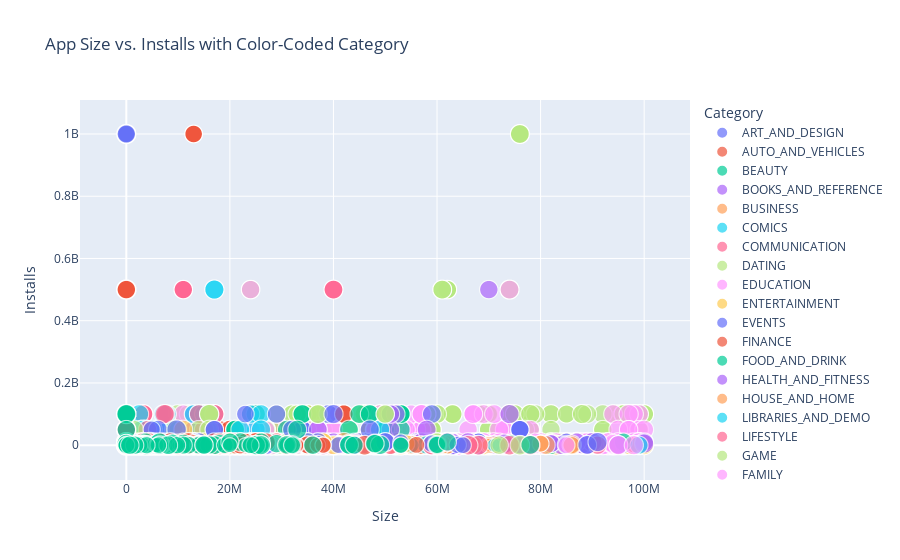

Notebook source saved alongside this figure:
### Markdown cell above
App Size vs. Installs with Color-Coded Category: Bubble Chart

### Code cell
import plotly.express as px

# Bubble Chart
fig = px.scatter(df, x='Size', y='Installs', size='Rating', color='Category', 
                 title='App Size vs. Installs with Color-Coded Category')
# fig.update_layout(plot_bgcolor='rgba(0,0,0,0)')  # Making the plot background transparent

fig.show()

### Figure 1 — Plotly figure (JSON) as saved in the notebook; plotly's stock layout.template omitted (floating-point values rounded to 4 significant figures; data arrays with more than 128 entries replaced by an {"elided": "..."} marker saying what was removed)
{"data": [{"hovertemplate": "Category=ART_AND_DESIGN<br>Size=%{x}<br>Installs=%{y}<br>Rating=%{marker.size}<extra></extra>", "legendgroup": "ART_AND_DESIGN", "marker": {"color": "#636efa", "size": [4.1, 3.9, 4.7, 4.5, 4.3, 4.4, 3.8, 4.1, 4.4, 4.7, 4.4, 4.4, 4.2, 4.6, 4.4, 3.2, 4.7, 4.5, 4.3, 4.6, 4, 4.1, 4.7, 4.7, 4.8, 4.7, 4.1, 3.9, 4.1, 4.2, 4.1, 4.5, 4.2, 4.7, 3.8, 4.7, 4.1, 4.7, 4, 4.2, 4.5, 4.4, 3.8, 4.2, 4.7, 4.6, 4.2, 4.3, 4.8, 4.4, 4.4, 4.7, 4.7, 4.8, 4.7, 3.4, 4.8, 4, 4.8, 4.2, 4.3, 5], "sizemode": "area", "sizeref": 0.0125, "symbol": "circle"}, "mode": "markers", "name": "ART_AND_DESIGN", "showlegend": true, "type": "scattergl", "x": [19000000, 14000000, 8700000, 25000000, 2800000, 5600000, 19000000, 29000000, 33000000, 3100000, 28000000, 12000000, 20000000, 21000000, 37000000, 2700000, 5500000, 17000000, 39000000, 31000000, 14000000, 12000000, 4200000, 23000000, 6000000, 25000000, 6100000, 4600000, 4200000, 9200000, 5200000, 11000000, 11000000, 4200000, 9200000, 24000000, 0, 11000000, 9400000, 15000000, 10000000, 0, 1200000, 12000000, 24000000, 26000000, 8000000, 7900000, 3700000, 4500000, 0, 4400000, 3500000, 8600000, 3500000, 5900000, 25000000, 3600000, 1900000, 8200000, 7700000, 2900000], "xaxis": "x", "y": [10000, 500000, 5000000, 50000000, 100000, 50000, 50000, 1000000, 1000000, 10000, 1000000, 1000000, 10000000, 100000, 100000, 5000, 500000, 10000, 5000000, 10000000, 100000, 100000, 500000, 50000, 10000, 500000, 100000, 10000, 100000, 100000, 50000, 100000, 100000, 10000, 100000, 500000, 5000000, 10000, 500000, 10000, 100000, 10000000, 100000, 10000, 10000000, 100000, 100000, 100000, 50000, 1000, 10000000, 100000, 5000, 10000, 1000, 100000, 5000, 1000, 5000, 50000, 10000, 100], "yaxis": "y"}, {"hovertemplate": "Category=AUTO_AND_VEHICLES<br>Size=%{x}<br>Installs=%{y}<br>Rating=%{marker.size}<extra></extra>", "legendgroup": "AUTO_AND_VEHICLES", "marker": {"color": "#EF553B", "size": [4.2, 4, 3.8, 4.6, 3.9, 4.3, 4.9, 4.4, 4.2, 4, 3.9, 4.6, 4.9, 4.3, 4.6, 4.9, 3.9, 4, 4.3, 3.9, 4.2, 4.8, 3.6, 4.2, 4.8, 4.8, 4.6, 4.5, 4.3, 4.5, 4.9, 3.9, 4.4, 4, 4.3, 3.7, 4.4, 4.3, 3.2, 4.6, 4.6, 4.5, 3.7, 4.6, 4.6, 4.6, 4, 4.4, 4, 4.9, 4.6, 4.5, 4, 4.4, 4.3, 4.8, 4.5, 4.8, 4.2, 3.5, 4.2, 4, 2.6, 4.2, 4.4, 4, 3.5, 3.2, 3, 3.1, 2.1, 3.9, 4.6], "sizemode": "area", "sizeref": 0.0125, "symbol": "circle"}, "mode": "markers", "name": "AUTO_AND_VEHICLES", "showlegend": true, "type": "scattergl", "x": [25000000, 56000000, 57000000, 0, 35000000, 33000000, 33000000, 5600000, 54000000, 201000, 3600000, 5700000, 17000000, 8600000, 2400000, 27000000, 2700000, 2500000, 0, 0, 7000000, 35000000, 16000000, 16000000, 0, 17000000, 3400000, 8900000, 3900000, 2900000, 38000000, 32000000, 37000000, 15000000, 5400000, 18000000, 0, 38000000, 1100000, 0, 0, 7900000, 35000000, 0, 17000000, 19000000, 14000000, 2200000, 4500000, 23000000, 0, 16000000, 18000000, 66000000, 58000000, 4500000, 1700000, 2500000, 0, 34000000, 6500000, 34000000, 9000000, 88000000, 42000000, 24000000, 19000000, 6600000, 8400000, 4600000, 4800000, 97000000, 27000000], "xaxis": "x", "y": [100000, 1000000, 100000, 1000000, 100000, 100000, 100000, 50000, 100000, 100000, 100000, 10000, 100000, 1000000, 100000, 100000, 10000, 50000, 5000000, 100000, 5000000, 5000000, 500000, 10000000, 100000, 500000, 50000, 100000, 1000000, 100000, 1000000, 50000, 1000000, 500000, 100000, 1000000, 1000000, 100000, 100000, 1000000, 100000, 100000, 1000000, 1000000, 1000000, 1000000, 500000, 500000, 100000, 1000, 50000, 10000, 100000, 1000, 1000, 500, 100000, 500, 10000, 100, 10000, 1000, 1000, 500, 10000000, 100, 5000, 1000, 100, 1000, 5000, 1000, 10000], "yaxis": "y"}, {"hovertemplate": "Category=BEAUTY<br>Size=%{x}<br>Installs=%{y}<br>Rating=%{marker.size}<extra></extra>", "legendgroup": "BEAUTY", "marker": {"color": "#00cc96", "size": [4.7, 4.9, 4.7, 3.9, 3.9, 4.2, 4.6, 4.3, 4.7, 4.7, 4.8, 4.2, 4.3, 4.5, 4.1, 4.2, 4.5, 4.4, 4, 4.1, 4.1, 4.4, 4.6, 4.5, 3.9, 4.4, 4.6, 3.8, 4, 4.3, 4.5, 4.1, 3.7, 4.7, 4.2, 3.1, 4, 4, 4.5, 4, 4.7, 3.9], "sizemode": "area", "sizeref": 0.0125, "symbol": "circle"}, "mode": "markers", "name": "BEAUTY", "showlegend": true, "type": "scattergl", "x": [17000000, 14000000, 9800000, 21000000, 0, 52000000, 14000000, 25000000, 9000000, 0, 12000000, 0, 35000000, 6700000, 30000000, 2900000, 17000000, 2900000, 0, 0, 2600000, 4200000, 7100000, 57000000, 22000000, 24000000, 21000000, 3400000, 6400000, 3200000, 8200000, 2900000, 23000000, 4600000, 3100000, 13000000, 3600000, 13000000, 9200000, 2200000, 30000000, 42000000], "xaxis": "x", "y": [500000, 1000000, 100000, 500000, 1000000, 500000, 100000, 1000000, 50000, 1000000, 10000, 1000000, 100000, 10000, 50000, 10000, 10000, 10000, 10000000, 500000, 1000000, 50000, 10000, 1000000, 500000, 500000, 10000, 5000, 100000, 5000, 100000, 10000, 1000000, 50000, 10000, 10000, 1000, 100, 5000000, 100, 5000, 100000], "yaxis": "y"}, {"hovertemplate": "Category=BOOKS_AND_REFERENCE<br>Size=%{x}<br>Installs=%{y}<br>Rating=%{marker.size}<extra></extra>", "legendgroup": "BOOKS_AND_REFERENCE", "marker": {"color": "#ab63fa", "size": {"elided": "178 float values"}, "sizemode": "area", "sizeref": 0.0125, "symbol": "circle"}, "mode": "markers", "name": "BOOKS_AND_REFERENCE", "showlegend": true, "type": "scattergl", "x": {"elided": "178 int values"}, "xaxis": "x", "y": {"elided": "178 int values"}, "yaxis": "y"}, {"hovertemplate": "Category=BUSINESS<br>Size=%{x}<br>Installs=%{y}<br>Rating=%{marker.size}<extra></extra>", "legendgroup": "BUSINESS", "marker": {"color": "#FFA15A", "size": {"elided": "303 float values"}, "sizemode": "area", "sizeref": 0.0125, "symbol": "circle"}, "mode": "markers", "name": "BUSINESS", "showlegend": true, "type": "scattergl", "x": {"elided": "303 int values"}, "xaxis": "x", "y": {"elided": "303 int values"}, "yaxis": "y"}, {"hovertemplate": "Category=COMICS<br>Size=%{x}<br>Installs=%{y}<br>Rating=%{marker.size}<extra></extra>", "legendgroup": "COMICS", "marker": {"color": "#19d3f3", "size": [4.5, 4.6, 4.7, 4.7, 4.8, 3.9, 4.1, 4.4, 4.6, 4.5, 4.7, 4.4, 4.5, 3.9, 3.2, 3.2, 4.1, 4.5, 4.2, 4.2, 3.7, 4.5, 4.6, 4.5, 4.7, 4.4, 3.5, 3.3, 4.5, 4.4, 4.2, 5, 4.4, 4.7, 4.4, 4.4, 4.6, 4.4, 4.5, 3.7, 2.8, 3.3, 4.1, 3.3, 3.9, 4, 4.8, 3, 3.2, 3.5, 4.4, 3.8, 4.3, 3.8, 4.2, 4.1, 5, 3.4], "sizemode": "area", "sizeref": 0.0125, "symbol": "circle"}, "mode": "markers", "name": "COMICS", "showlegend": true, "type": "scattergl", "x": [0, 4900000, 27000000, 32000000, 12000000, 15000000, 11000000, 28000000, 2200000, 3400000, 8300000, 4300000, 4700000, 10000000, 15000000, 7100000, 21000000, 6100000, 0, 15000000, 11000000, 29000000, 3300000, 0, 40000000, 10000000, 9100000, 4700000, 38000000, 0, 6700000, 37000000, 0, 7800000, 19000000, 5700000, 35000000, 3600000, 0, 20000000, 4100000, 4700000, 444000, 18000000, 609000, 2800000, 6400000, 15000000, 7100000, 10000000, 34000000, 0, 3500000, 6200000, 0, 0, 12000000, 13000000], "xaxis": "x", "y": [10000000, 500000, 1000000, 500000, 50000, 50000, 50000, 1000000, 10000, 10000, 10000, 10000, 10000, 100000, 5000000, 100000, 1000000, 100000, 1000000, 1000000, 1000000, 1000000, 100000, 5000000, 100000, 10000, 10000, 5000, 500000, 1000000, 5000, 1000, 5000000, 10000, 50000, 1000000, 100000, 100000, 10000000, 50000, 100, 5000, 50000, 500000, 100000, 5000, 1000000, 1000000, 100000, 100000, 10000, 500000, 10000, 100000, 1000000, 5000000, 5000, 10000], "yaxis": "y"}, {"hovertemplate": "Category=COMMUNICATION<br>Size=%{x}<br>Installs=%{y}<br>Rating=%{marker.size}<extra></extra>", "legendgroup": "COMMUNICATION", "marker": {"color": "#FF6692", "size": {"elided": "328 float values"}, "sizemode": "area", "sizeref": 0.0125, "symbol": "circle"}, "mode": "markers", "name": "COMMUNICATION", "showlegend": true, "type": "scattergl", "x": {"elided": "328 int values"}, "xaxis": "x", "y": {"elided": "328 int values"}, "yaxis": "y"}, {"hovertemplate": "Category=DATING<br>Size=%{x}<br>Installs=%{y}<br>Rating=%{marker.size}<extra></extra>", "legendgroup": "DATING", "marker": {"color": "#B6E880", "size": {"elided": "195 float values"}, "sizemode": "area", "sizeref": 0.0125, "symbol": "circle"}, "mode": "markers", "name": "DATING", "showlegend": true, "type": "scattergl", "x": {"elided": "195 int values"}, "xaxis": "x", "y": {"elided": "195 int values"}, "yaxis": "y"}, {"hovertemplate": "Category=EDUCATION<br>Size=%{x}<br>Installs=%{y}<br>Rating=%{marker.size}<extra></extra>", "legendgroup": "EDUCATION", "marker": {"color": "#FF97FF", "size": {"elided": "155 float values"}, "sizemode": "area", "sizeref": 0.0125, "symbol": "circle"}, "mode": "markers", "name": "EDUCATION", "showlegend": true, "type": "scattergl", "x": {"elided": "155 int values"}, "xaxis": "x", "y": {"elided": "155 int values"}, "yaxis": "y"}, {"hovertemplate": "Category=ENTERTAINMENT<br>Size=%{x}<br>Installs=%{y}<br>Rating=%{marker.size}<extra></extra>", "legendgroup": "ENTERTAINMENT", "marker": {"color": "#FECB52", "size": {"elided": "149 float values"}, "sizemode": "area", "sizeref": 0.0125, "symbol": "circle"}, "mode": "markers", "name": "ENTERTAINMENT", "showlegend": true, "type": "scattergl", "x": {"elided": "149 int values"}, "xaxis": "x", "y": {"elided": "149 int values"}, "yaxis": "y"}, {"hovertemplate": "Category=EVENTS<br>Size=%{x}<br>Installs=%{y}<br>Rating=%{marker.size}<extra></extra>", "legendgroup": "EVENTS", "marker": {"color": "#636efa", "size": [4, 4, 4.5, 4.5, 4, 4, 4.2, 4.4, 4.6, 4.6, 4.1, 4.6, 4.4, 4.6, 4.9, 4.5, 4.6, 4.7, 4.3, 4.2, 4.3, 5, 4.4, 5, 4.5, 4.5, 4.8, 4.4, 5, 3.7, 4.1, 4.8, 4.6, 4.8, 4.7, 4, 2.9, 4.1, 4.4, 3.8, 4.3, 5, 5, 5, 4.8], "sizemode": "area", "sizeref": 0.0125, "symbol": "circle"}, "mode": "markers", "name": "EVENTS", "showlegend": true, "type": "scattergl", "x": [9500000, 36000000, 6300000, 5900000, 0, 12000000, 2800000, 26000000, 8700000, 53000000, 0, 14000000, 8900000, 11000000, 334000, 24000000, 13000000, 0, 2800000, 0, 3500000, 61000000, 6000000, 2300000, 9000000, 0, 29000000, 4400000, 21000000, 27000000, 24000000, 6300000, 3800000, 13000000, 5100000, 3300000, 0, 2600000, 1700000, 1800000, 39000000, 4400000, 30000000, 0, 16000000], "xaxis": "x", "y": [100000, 5000000, 500000, 50000, 5000000, 1000000, 10000, 1000000, 100000, 1000000, 100000, 100000, 100000, 50000, 1000, 1000000, 10000, 500, 50000, 100000, 100000, 500, 100000, 100, 100000, 100000, 1000, 100000, 100, 50000, 100000, 1000, 500, 1000, 10000, 1000, 500, 5000, 100, 5000, 1000, 100, 500, 10, 500], "yaxis": "y"}, {"hovertemplate": "Category=FINANCE<br>Size=%{x}<br>Installs=%{y}<br>Rating=%{marker.size}<extra></extra>", "legendgroup": "FINANCE", "marker": {"color": "#EF553B", "size": {"elided": "323 float values"}, "sizemode": "area", "sizeref": 0.0125, "symbol": "circle"}, "mode": "markers", "name": "FINANCE", "showlegend": true, "type": "scattergl", "x": {"elided": "323 int values"}, "xaxis": "x", "y": {"elided": "323 int values"}, "yaxis": "y"}, {"hovertemplate": "Category=FOOD_AND_DRINK<br>Size=%{x}<br>Installs=%{y}<br>Rating=%{marker.size}<extra></extra>", "legendgroup": "FOOD_AND_DRINK", "marker": {"color": "#00cc96", "size": [3.6, 4.1, 4.6, 4.7, 4.7, 4.7, 4.7, 4.1, 3.4, 3.8, 3.7, 4.2, 3.1, 3.5, 4.7, 4.5, 4.2, 4.3, 4, 4.5, 4.6, 4.7, 4.1, 4.3, 3.8, 4.4, 4.3, 4.2, 4.3, 3.8, 4.3, 3.7, 4.5, 3.6, 4.8, 3.3, 4.7, 4.6, 4.6, 3.4, 4.6, 4, 4.1, 4.5, 4.4, 4.5, 4, 4.1, 4.5, 4.6, 4.1, 4.5, 4.6, 4.5, 4.3, 3.6, 4.4, 4.6, 4.1, 4.3, 3.9, 4.5, 4.1, 3.6, 4.7, 4.3, 4.7, 4.6, 4.4, 4.2, 4.5, 4.3, 4.2, 4.5, 4.5, 4.3, 4, 4.3, 4.3, 2.9, 1.8, 4.4, 3.7, 1.7, 5, 4.5, 4.5, 4.7, 5, 4.8, 3.7, 3.8, 3.3, 3.6, 4.1, 4.6, 4.3, 3.6, 4.5, 3.1, 3.4, 4.2, 3.8, 4.2, 4.2, 4.5, 4.4, 4, 4.6], "sizemode": "area", "sizeref": 0.0125, "symbol": "circle"}, "mode": "markers", "name": "FOOD_AND_DRINK", "showlegend": true, "type": "scattergl", "x": [42000000, 13000000, 13000000, 8900000, 0, 19000000, 0, 14000000, 64000000, 8400000, 11000000, 66000000, 0, 41000000, 15000000, 35000000, 36000000, 17000000, 25000000, 35000000, 10000000, 0, 12000000, 0, 11000000, 0, 0, 17000000, 43000000, 41000000, 0, 43000000, 16000000, 39000000, 13000000, 30000000, 7100000, 23000000, 17000000, 18000000, 0, 17000000, 0, 15000000, 22000000, 0, 9000000, 7200000, 0, 0, 2300000, 27000000, 0, 8200000, 76000000, 22000000, 0, 19000000, 0, 0, 28000000, 35000000, 0, 22000000, 0, 0, 0, 25000000, 30000000, 8500000, 0, 17000000, 34000000, 34000000, 0, 17000000, 16000000, 0, 17000000, 20000000, 3100000, 33000000, 26000000, 13000000, 24000000, 19000000, 4000000, 0, 33000000, 3500000, 27000000, 6600000, 25000000, 43000000, 13000000, 3900000, 43000000, 42000000, 56000000, 26000000, 18000000, 66000000, 41000000, 36000000, 24000000, 35000000, 7300000, 25000000, 1700000], "xaxis": "x", "y": [10000000, 10000000, 1000000, 100000, 1000000, 10000000, 1000000, 500000, 10000000, 500000, 50000, 1000000, 1000000, 1000000, 500000, 5000000, 1000000, 5000000, 1000000, 10000000, 100000, 10000000, 5000000, 5000000, 1000000, 10000000, 5000000, 1000000, 1000000, 1000000, 1000000, 100000, 100000, 1000000, 50000, 500000, 500000, 100000, 1000000, 1000000, 100000, 100000, 5000000, 500000, 100000, 1000000, 10000, 50000, 5000000, 10000, 50000, 1000000, 1000000, 10000000, 1000000, 1000000, 1000000, 5000000, 10000000, 10000000, 50000, 5000000, 100000, 1000000, 10000000, 1000000, 1000000, 100000, 10000000, 100000, 1000000, 5000000, 10000000, 1000000, 5000000, 5000000, 10000000, 10000000, 5000000, 10000, 10000, 50000, 10000, 1000, 100, 100000, 500, 1000000, 50, 5000, 1000, 100000, 10000, 100000, 100000, 100, 1000000, 10000000, 500000, 100000, 1000000, 1000000, 1000000, 1000000, 100000, 10000000, 100000, 100000, 10000], "yaxis": "y"}, {"hovertemplate": "Category=HEALTH_AND_FITNESS<br>Size=%{x}<br>Installs=%{y}<br>Rating=%{marker.size}<extra></extra>", "legendgroup": "HEALTH_AND_FITNESS", "marker": {"color": "#ab63fa", "size": {"elided": "297 float values"}, "sizemode": "area", "sizeref": 0.0125, "symbol": "circle"}, "mode": "markers", "name": "HEALTH_AND_FITNESS", "showlegend": true, "type": "scattergl", "x": {"elided": "297 int values"}, "xaxis": "x", "y": {"elided": "297 int values"}, "yaxis": "y"}, {"hovertemplate": "Category=HOUSE_AND_HOME<br>Size=%{x}<br>Installs=%{y}<br>Rating=%{marker.size}<extra></extra>", "legendgroup": "HOUSE_AND_HOME", "marker": {"color": "#FFA15A", "size": [4.5, 4.8, 4.2, 4.5, 4.1, 4.1, 4, 4.3, 4.5, 4.6, 3.7, 3.7, 4.2, 4.5, 4.3, 3.9, 4.6, 4.3, 4.4, 4.6, 4.5, 3.8, 4.4, 4.7, 3.4, 4.3, 4.3, 4, 4, 3.8, 4.3, 3.6, 3.8, 4.5, 4.6, 4.5, 4.7, 4.3, 3.7, 4.2, 3.4, 3.9, 4, 4, 4, 4.6, 4, 4.1, 3.9, 4.4, 4.4, 4.3, 4.6, 4.5, 4.5, 4.5, 4.5, 4.3, 4.2, 4.4, 4.3, 4.6, 4.1, 4.5, 4, 3.4, 4.6, 4.5, 3.8, 3.8, 4.2, 4.4, 4.1, 2.8, 4.3, 3.9], "sizemode": "area", "sizeref": 0.0125, "symbol": "circle"}, "mode": "markers", "name": "HOUSE_AND_HOME", "showlegend": true, "type": "scattergl", "x": [34000000, 7500000, 0, 12000000, 7700000, 21000000, 18000000, 40000000, 0, 0, 8600000, 0, 18000000, 7500000, 9100000, 13000000, 0, 15000000, 0, 19000000, 0, 0, 26000000, 8300000, 27000000, 7900000, 0, 27000000, 5100000, 15000000, 16000000, 9200000, 0, 0, 10000000, 13000000, 1900000, 7000000, 15000000, 7800000, 77000000, 5700000, 5900000, 7600000, 5800000, 0, 5800000, 5300000, 5500000, 25000000, 35000000, 7900000, 19000000, 7500000, 12000000, 0, 34000000, 30000000, 0, 0, 16000000, 0, 16000000, 25000000, 0, 9700000, 0, 72000000, 0, 12000000, 4600000, 19000000, 5400000, 13000000, 0, 72000000], "xaxis": "x", "y": [10000000, 100000, 1000000, 10000000, 5000000, 1000000, 1000000, 1000000, 10000000, 10000000, 500000, 100000, 1000000, 1000000, 1000000, 1000000, 1000000, 100000, 5000000, 1000000, 1000000, 1000000, 5000000, 10000, 100000, 500000, 1000000, 100000, 1000000, 100000, 1000000, 500000, 500000, 5000000, 500000, 100000, 10000, 50000, 100000, 100000, 1000000, 100000, 500000, 1000000, 50000, 10000000, 1000000, 500000, 1000000, 1000000, 500000, 500000, 1000000, 1000000, 10000000, 10000000, 10000000, 500000, 1000000, 5000000, 1000000, 10000000, 50000, 1000, 10000000, 100000, 10000000, 50000, 1000000, 100000, 100000, 10000, 50000, 1000, 1000000, 1000000], "yaxis": "y"}, {"hovertemplate": "Category=LIBRARIES_AND_DEMO<br>Size=%{x}<br>Installs=%{y}<br>Rating=%{marker.size}<extra></extra>", "legendgroup": "LIBRARIES_AND_DEMO", "marker": {"color": "#19d3f3", "size": [3.9, 4.4, 4.6, 4.1, 3.8, 4.6, 3.5, 4.7, 4.3, 4.5, 4.4, 3.4, 4.3, 4.3, 4.6, 4.6, 4.2, 4.6, 4.4, 3.9, 4.5, 3.8, 4.3, 3.7, 5, 3.2, 4.5, 4.7, 4, 4.1, 3.8, 4.7, 4.5, 4.2, 4.1, 3.1, 4.3, 4.2, 4.2, 4.1, 4, 4.4, 3.9, 4.2, 4, 4, 4.1, 4.4, 4, 3.9, 3.6, 4.4, 4.3, 4.1, 3.8, 4.1, 3.7, 3.9, 4.4, 4.2, 5, 4.5, 4.2, 4.1, 4.3], "sizemode": "area", "sizeref": 0.0125, "symbol": "circle"}, "mode": "markers", "name": "LIBRARIES_AND_DEMO", "showlegend": true, "type": "scattergl", "x": [0, 15000000, 21000000, 4300000, 232000, 99000000, 624000, 6900000, 7000000, 7000000, 6400000, 0, 16000000, 95000000, 8500, 20000000, 50000000, 12000000, 22000000, 41000, 22000000, 292000, 5500000, 0, 2500000, 8100000, 28000000, 24000000, 3100000, 11000, 13000000, 19000000, 9500000, 9400000, 36000000, 55000000, 15000000, 34000000, 812000, 442000, 842000, 417000, 412000, 459000, 478000, 335000, 782000, 721000, 430000, 429000, 192000, 417000, 460000, 728000, 496000, 816000, 414000, 334000, 506000, 50000000, 1400000, 31000000, 860000, 7400000, 6300000], "xaxis": "x", "y": [50000, 10000, 100000, 100000, 5000000, 50000, 10000000, 1000, 100000, 50000, 100000, 50000, 100000, 50000, 50000, 100000, 10000000, 10000, 500000, 5000000, 100000, 1000000, 10000, 1000000, 1000, 500000, 1000000, 100000, 1000000, 1000000, 500000, 500000, 100000, 500000, 1000000, 100000, 10000, 1000000, 10000, 10000, 5000, 1000, 10000, 10000, 1000, 5000, 10000, 5000, 5000, 10000, 1000, 5000, 1000, 10000, 1000, 10000, 10000, 10000, 5000, 10000000, 1000, 5000, 1000000, 100000, 10000000], "yaxis": "y"}, {"hovertemplate": "Category=LIFESTYLE<br>Size=%{x}<br>Installs=%{y}<br>Rating=%{marker.size}<extra></extra>", "legendgroup": "LIFESTYLE", "marker": {"color": "#FF6692", "size": {"elided": "314 float values"}, "sizemode": "area", "sizeref": 0.0125, "symbol": "circle"}, "mode": "markers", "name": "LIFESTYLE", "showlegend": true, "type": "scattergl", "x": {"elided": "314 int values"}, "xaxis": "x", "y": {"elided": "314 int values"}, "yaxis": "y"}, {"hovertemplate": "Category=GAME<br>Size=%{x}<br>Installs=%{y}<br>Rating=%{marker.size}<extra></extra>", "legendgroup": "GAME", "marker": {"color": "#B6E880", "size": {"elided": "1097 float values"}, "sizemode": "area", "sizeref": 0.0125, "symbol": "circle"}, "mode": "markers", "name": "GAME", "showlegend": true, "type": "scattergl", "x": {"elided": "1097 int values"}, "xaxis": "x", "y": {"elided": "1097 int values"}, "yaxis": "y"}, {"hovertemplate": "Category=FAMILY<br>Size=%{x}<br>Installs=%{y}<br>Rating=%{marker.size}<extra></extra>", "legendgroup": "FAMILY", "marker": {"color": "#FF97FF", "size": {"elided": "1747 float values"}, "sizemode": "area", "sizeref": 0.0125, "symbol": "circle"}, "mode": "markers", "name": "FAMILY", "showlegend": true, "type": "scattergl", "x": {"elided": "1747 int values"}, "xaxis": "x", "y": {"elided": "1747 int values"}, "yaxis": "y"}, {"hovertemplate": "Category=MEDICAL<br>Size=%{x}<br>Installs=%{y}<br>Rating=%{marker.size}<extra></extra>", "legendgroup": "MEDICAL", "marker": {"color": "#FECB52", "size": {"elided": "350 float values"}, "sizemode": "area", "sizeref": 0.0125, "symbol": "circle"}, "mode": "markers", "name": "MEDICAL", "showlegend": true, "type": "scattergl", "x": {"elided": "350 int values"}, "xaxis": "x", "y": {"elided": "350 int values"}, "yaxis": "y"}, {"hovertemplate": "Category=SOCIAL<br>Size=%{x}<br>Installs=%{y}<br>Rating=%{marker.size}<extra></extra>", "legendgroup": "SOCIAL", "marker": {"color": "#636efa", "size": {"elided": "259 float values"}, "sizemode": "area", "sizeref": 0.0125, "symbol": "circle"}, "mode": "markers", "name": "SOCIAL", "showlegend": true, "type": "scattergl", "x": {"elided": "259 int values"}, "xaxis": "x", "y": {"elided": "259 int values"}, "yaxis": "y"}, {"hovertemplate": "Category=SHOPPING<br>Size=%{x}<br>Installs=%{y}<br>Rating=%{marker.size}<extra></extra>", "legendgroup": "SHOPPING", "marker": {"color": "#EF553B", "size": {"elided": "238 float values"}, "sizemode": "area", "sizeref": 0.0125, "symbol": "circle"}, "mode": "markers", "name": "SHOPPING", "showlegend": true, "type": "scattergl", "x": {"elided": "238 int values"}, "xaxis": "x", "y": {"elided": "238 int values"}, "yaxis": "y"}, {"hovertemplate": "Category=PHOTOGRAPHY<br>Size=%{x}<br>Installs=%{y}<br>Rating=%{marker.size}<extra></extra>", "legendgroup": "PHOTOGRAPHY", "marker": {"color": "#00cc96", "size": {"elided": "317 float values"}, "sizemode": "area", "sizeref": 0.0125, "symbol": "circle"}, "mode": "markers", "name": "PHOTOGRAPHY", "showlegend": true, "type": "scattergl", "x": {"elided": "317 int values"}, "xaxis": "x", "y": {"elided": "317 int values"}, "yaxis": "y"}, {"hovertemplate": "Category=SPORTS<br>Size=%{x}<br>Installs=%{y}<br>Rating=%{marker.size}<extra></extra>", "legendgroup": "SPORTS", "marker": {"color": "#ab63fa", "size": {"elided": "319 float values"}, "sizemode": "area", "sizeref": 0.0125, "symbol": "circle"}, "mode": "markers", "name": "SPORTS", "showlegend": true, "type": "scattergl", "x": {"elided": "319 int values"}, "xaxis": "x", "y": {"elided": "319 int values"}, "yaxis": "y"}, {"hovertemplate": "Category=TRAVEL_AND_LOCAL<br>Size=%{x}<br>Installs=%{y}<br>Rating=%{marker.size}<extra></extra>", "legendgroup": "TRAVEL_AND_LOCAL", "marker": {"color": "#FFA15A", "size": {"elided": "226 float values"}, "sizemode": "area", "sizeref": 0.0125, "symbol": "circle"}, "mode": "markers", "name": "TRAVEL_AND_LOCAL", "showlegend": true, "type": "scattergl", "x": {"elided": "226 int values"}, "xaxis": "x", "y": {"elided": "226 int values"}, "yaxis": "y"}, {"hovertemplate": "Category=TOOLS<br>Size=%{x}<br>Installs=%{y}<br>Rating=%{marker.size}<extra></extra>", "legendgroup": "TOOLS", "marker": {"color": "#19d3f3", "size": {"elided": "734 float values"}, "sizemode": "area", "sizeref": 0.0125, "symbol": "circle"}, "mode": "markers", "name": "TOOLS", "showlegend": true, "type": "scattergl", "x": {"elided": "734 int values"}, "xaxis": "x", "y": {"elided": "734 int values"}, "yaxis": "y"}, {"hovertemplate": "Category=PERSONALIZATION<br>Size=%{x}<br>Installs=%{y}<br>Rating=%{marker.size}<extra></extra>", "legendgroup": "PERSONALIZATION", "marker": {"color": "#FF6692", "size": {"elided": "314 float values"}, "sizemode": "area", "sizeref": 0.0125, "symbol": "circle"}, "mode": "markers", "name": "PERSONALIZATION", "showlegend": true, "type": "scattergl", "x": {"elided": "314 int values"}, "xaxis": "x", "y": {"elided": "314 int values"}, "yaxis": "y"}, {"hovertemplate": "Category=PRODUCTIVITY<br>Size=%{x}<br>Installs=%{y}<br>Rating=%{marker.size}<extra></extra>", "legendgroup": "PRODUCTIVITY", "marker": {"color": "#B6E880", "size": {"elided": "351 float values"}, "sizemode": "area", "sizeref": 0.0125, "symbol": "circle"}, "mode": "markers", "name": "PRODUCTIVITY", "showlegend": true, "type": "scattergl", "x": {"elided": "351 int values"}, "xaxis": "x", "y": {"elided": "351 int values"}, "yaxis": "y"}, {"hovertemplate": "Category=PARENTING<br>Size=%{x}<br>Installs=%{y}<br>Rating=%{marker.size}<extra></extra>", "legendgroup": "PARENTING", "marker": {"color": "#FF97FF", "size": [4.5, 3.9, 3.8, 4.6, 4.7, 4, 4.7, 4.1, 3.7, 4.1, 3.7, 4.6, 4.4, 4.6, 4.1, 4.4, 4.7, 4.4, 4.8, 4, 4.9, 4.8, 4.4, 4.7, 4.2, 4.6, 4.6, 4.5, 4.6, 4.1, 3.8, 4.8, 4.8, 4.5, 4, 4.4, 4.7, 3.9, 4.4, 4.4, 4.5, 3.1, 4.2, 4.7, 4.3, 4.7, 3.5, 2, 5, 4.1], "sizemode": "area", "sizeref": 0.0125, "symbol": "circle"}, "mode": "markers", "name": "PARENTING", "showlegend": true, "type": "scattergl", "x": [2800000, 0, 3300000, 14000000, 95000000, 42000000, 98000000, 6400000, 2800000, 3600000, 2400000, 3400000, 1500000, 5000000, 6600000, 0, 0, 0, 6800000, 24000000, 6600000, 9100000, 11000000, 5800000, 24000000, 4400000, 16000000, 11000000, 4900000, 11000000, 53000000, 20000000, 38000000, 17000000, 37000000, 5200000, 28000000, 46000000, 16000000, 18000000, 18000000, 28000000, 17000000, 8300000, 0, 62000000, 85000000, 0, 27000000, 4600000], "xaxis": "x", "y": [10000, 5000000, 1000000, 100000, 10000, 1000000, 50000, 100000, 1000000, 10000, 1000000, 1000000, 10000, 50000, 10000, 50000, 1000000, 500000, 100000, 100000, 100000, 100000, 1000000, 5000, 500000, 100000, 10000, 500000, 10000, 100000, 1000000, 100000, 100000, 100000, 1000000, 1000000, 100000, 1000000, 100000, 10000, 1000000, 10000, 10000, 50000, 1000000, 10000000, 10000, 100, 10, 1000], "yaxis": "y"}, {"hovertemplate": "Category=WEATHER<br>Size=%{x}<br>Installs=%{y}<br>Rating=%{marker.size}<extra></extra>", "legendgroup": "WEATHER", "marker": {"color": "#FECB52", "size": [4.4, 4.8, 4.4, 4.8, 4.5, 4.7, 4.5, 3.5, 4.4, 4.3, 4.4, 4.2, 4.6, 4.4, 4.4, 3.9, 4.3, 4.5, 4.2, 3.7, 4.2, 3.9, 3.6, 4.5, 4.3, 4.3, 4.2, 4.6, 4.5, 4.5, 4.2, 3.9, 4.8, 3.8, 4.5, 4.5, 4.2, 4, 4.2, 4.4, 4.5, 3.8, 4.2, 4.4, 4.5, 4.5, 4.5, 4.4, 4, 4.4, 4.2, 3.3, 4.5, 4.4, 4.7, 4.6, 4, 4.2, 3.7, 3.9, 3.7, 4.7, 4.1, 4.4, 4.4, 4.2, 3.5, 4.2, 4.2, 4.2, 4.2, 3.8, 3.8, 4.4, 3.8], "sizemode": "area", "sizeref": 0.0125, "symbol": "circle"}, "mode": "markers", "name": "WEATHER", "showlegend": true, "type": "scattergl", "x": [0, 10000000, 0, 17000000, 0, 9700000, 0, 0, 21000000, 3200000, 15000000, 44000000, 4800000, 0, 10000000, 54000000, 9100000, 19000000, 12000000, 0, 0, 0, 19000000, 0, 7600000, 0, 38000000, 0, 0, 6100000, 9200000, 0, 11000000, 9200000, 20000000, 22000000, 0, 0, 5300000, 40000000, 0, 2900000, 3500000, 11000000, 26000000, 26000000, 3800000, 0, 5000000, 13000000, 0, 5100000, 4000000, 5600000, 0, 23000000, 5000000, 38000000, 0, 4200000, 3000000, 8700000, 4700000, 12000000, 0, 0, 14000000, 4600000, 1100000, 3500000, 1200000, 36000000, 2000000, 0, 582000], "xaxis": "x", "y": [50000000, 1000000, 50000000, 10000, 10000000, 1000000, 10000000, 1000000, 1000000, 1000000, 10000000, 5000000, 500000, 10000000, 1000000, 5000000, 5000000, 1000000, 10000000, 5000000, 1000000, 5000000, 1000000, 50000000, 1000000, 100000, 10000000, 1000000, 10000000, 500000, 1000000, 10000000, 100000, 1000000, 500000, 500000, 5000000, 100000, 1000000, 100000, 500000, 500, 5000, 50000000, 10000, 100000, 50000, 50000000, 100000, 10000000, 1000000, 10000, 5000000, 100000, 1000000, 100000, 1000000, 10000000, 1000000, 100000, 100000, 100000, 100000, 1000000, 10000000, 5000000, 100000, 500000, 500000, 1000000, 1000000, 10000, 1000, 100000, 100000], "yaxis": "y"}, {"hovertemplate": "Category=VIDEO_PLAYERS<br>Size=%{x}<br>Installs=%{y}<br>Rating=%{marker.size}<extra></extra>", "legendgroup": "VIDEO_PLAYERS", "marker": {"color": "#636efa", "size": {"elided": "160 float values"}, "sizemode": "area", "sizeref": 0.0125, "symbol": "circle"}, "mode": "markers", "name": "VIDEO_PLAYERS", "showlegend": true, "type": "scattergl", "x": {"elided": "160 int values"}, "xaxis": "x", "y": {"elided": "160 int values"}, "yaxis": "y"}, {"hovertemplate": "Category=NEWS_AND_MAGAZINES<br>Size=%{x}<br>Installs=%{y}<br>Rating=%{marker.size}<extra></extra>", "legendgroup": "NEWS_AND_MAGAZINES", "marker": {"color": "#EF553B", "size": {"elided": "233 float values"}, "sizemode": "area", "sizeref": 0.0125, "symbol": "circle"}, "mode": "markers", "name": "NEWS_AND_MAGAZINES", "showlegend": true, "type": "scattergl", "x": {"elided": "233 int values"}, "xaxis": "x", "y": {"elided": "233 int values"}, "yaxis": "y"}, {"hovertemplate": "Category=MAPS_AND_NAVIGATION<br>Size=%{x}<br>Installs=%{y}<br>Rating=%{marker.size}<extra></extra>", "legendgroup": "MAPS_AND_NAVIGATION", "marker": {"color": "#00cc96", "size": [4.6, 4.2, 4.1, 4.4, 4.4, 4.2, 4.5, 4.2, 4.4, 4.4, 4, 4.3, 4.4, 4.2, 4.3, 4.1, 4.4, 4.3, 4.4, 4.2, 4.7, 4.3, 4.5, 3.7, 4.3, 4.2, 4.1, 4.5, 4.8, 4.3, 4.7, 4.3, 4.2, 3.7, 4.6, 4.5, 4.3, 4.5, 4.2, 4.2, 4.3, 4.3, 4.4, 3.7, 4.4, 4.4, 4.2, 3.5, 4.2, 4.2, 3.3, 4.1, 3.7, 3.8, 4.4, 3.3, 3.8, 4.2, 3.9, 4.4, 4.6, 4.2, 4.4, 2.8, 4.2, 4.5, 4.9, 4.2, 3, 3.9, 4.9, 4.5, 3.1, 3.9, 4.2, 3.5, 4.1, 4.2, 3, 3.3, 2.7, 4.3, 4.5, 4.6, 4.2, 3.4, 3.4, 4.6, 3.6, 3.3, 3.9, 4.5, 2.9, 4, 3.9, 1.9, 3.7, 3.6, 3.4, 4.1, 4.3, 4.5, 4.1, 4.3, 2.8, 3.9, 4.6, 4.2, 4.2, 4.6, 4.7, 4.3, 2.8, 3.6, 3.5, 3.8, 3.5, 4.5, 3.4, 3.7, 4.2, 3.6, 4, 4.3], "sizemode": "area", "sizeref": 0.0125, "symbol": "circle"}, "mode": "markers", "name": "MAPS_AND_NAVIGATION", "showlegend": true, "type": "scattergl", "x": [0, 0, 0, 22000000, 0, 0, 43000000, 0, 33000000, 32000000, 0, 6800000, 4000000, 0, 3700000, 0, 3400000, 0, 0, 0, 48000000, 7700000, 60000000, 60000000, 5600000, 0, 5200000, 25000000, 3300000, 29000000, 49000000, 3600000, 48000000, 0, 5400000, 18000000, 3200000, 11000000, 8500000, 24000000, 26000000, 14000000, 0, 0, 78000000, 0, 0, 7000000, 9200000, 0, 6000000, 25000000, 14000000, 19000000, 26000000, 8900000, 5600000, 0, 2000000, 17000000, 0, 16000000, 0, 23000000, 0, 0, 3900000, 0, 0, 12000000, 3400000, 2500000, 15000000, 3200000, 15000000, 26000000, 62000000, 0, 53000000, 31000000, 2300000, 2600000, 1600000, 7000000, 36000000, 53000000, 19000000, 6300000, 2900000, 26000000, 1400000, 43000000, 4800000, 20000000, 7500000, 10000000, 3000000, 6900000, 1300000, 5800000, 15000000, 0, 11000000, 164000, 20000000, 6600000, 25000000, 6400000, 31000000, 25000000, 26000000, 6400000, 5800000, 2500000, 24000000, 9800000, 32000000, 8100000, 6200000, 3900000, 1600000, 0, 44000000, 676000], "xaxis": "x", "y": [100000000, 5000000, 10000000, 10000000, 5000000, 5000000, 1000000, 100000000, 50000000, 500000, 10000000, 1000000, 1000000, 1000000, 10000000, 1000000, 100000, 5000000, 5000000, 5000000, 5000000, 1000000, 1000000, 1000000, 1000000, 100000, 100000, 1000000, 1000000, 5000000, 1000000, 1000000, 5000000, 1000000, 1000000, 5000000, 1000000, 5000000, 1000000, 1000000, 10000000, 100000, 5000000, 1000000, 1000000, 10000000, 50000, 1000000, 1000000, 5000000, 5000, 1000, 10000, 10000, 5000, 10000000, 5000, 100000000, 10000, 100000, 100000000, 1000000, 10000000, 10000, 5000000, 100000, 100, 50000000, 1000, 10000, 1000, 50, 100000, 1000, 10000, 10, 10000000, 5000000, 5000, 50000, 10000, 100, 1000, 100000, 10000, 10000, 100000, 100000, 100000, 100, 10000, 1000000, 5000, 10000000, 500000, 10000, 10000, 50000, 10000, 5000000, 500000, 5000000, 10000, 5000, 100000, 1000000, 100, 10000000, 1000000, 50000, 100000, 50000, 1000, 1000, 5000, 10000, 1000, 100, 1000, 1000, 10000, 1000, 1000, 10000], "yaxis": "y"}], "layout": {"legend": {"itemsizing": "constant", "title": {"text": "Category"}, "tracegroupgap": 0}, "title": {"text": "App Size vs. Installs with Color-Coded Category"}, "xaxis": {"anchor": "y", "domain": [0, 1], "title": {"text": "Size"}}, "yaxis": {"anchor": "x", "domain": [0, 1], "title": {"text": "Installs"}}}}
